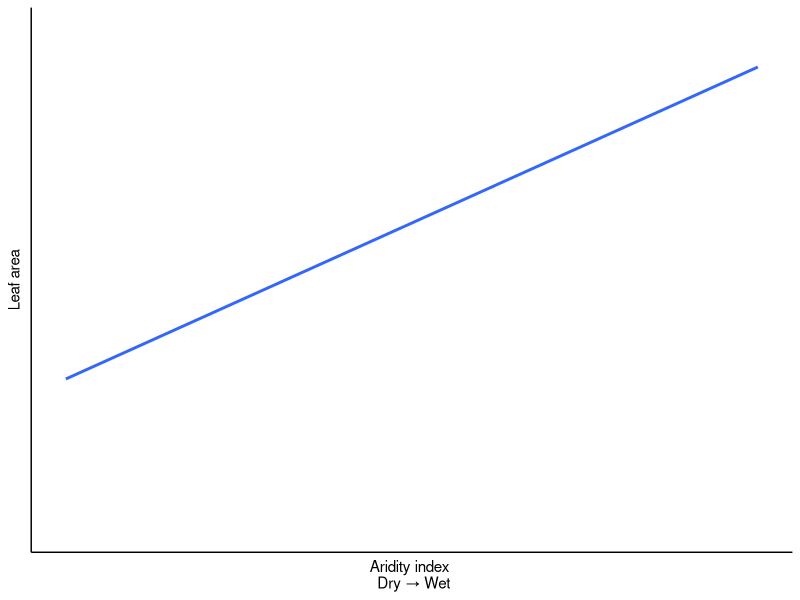
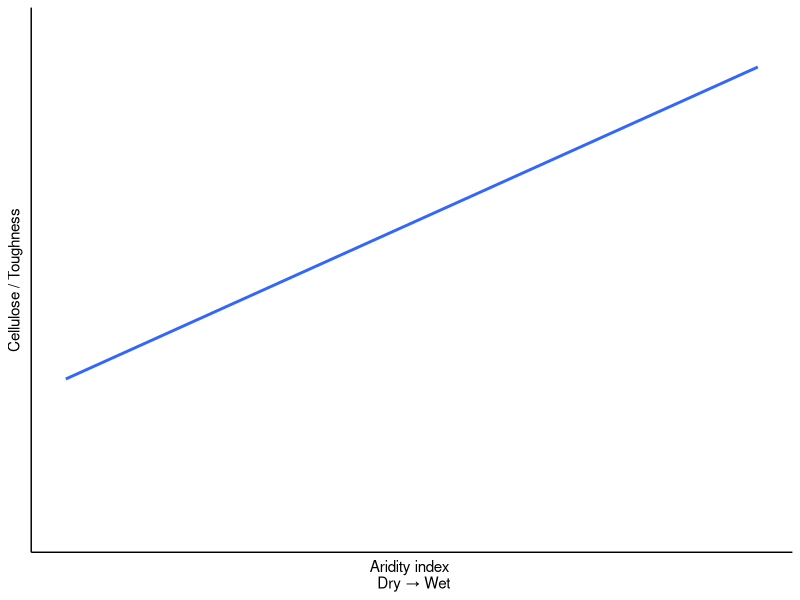
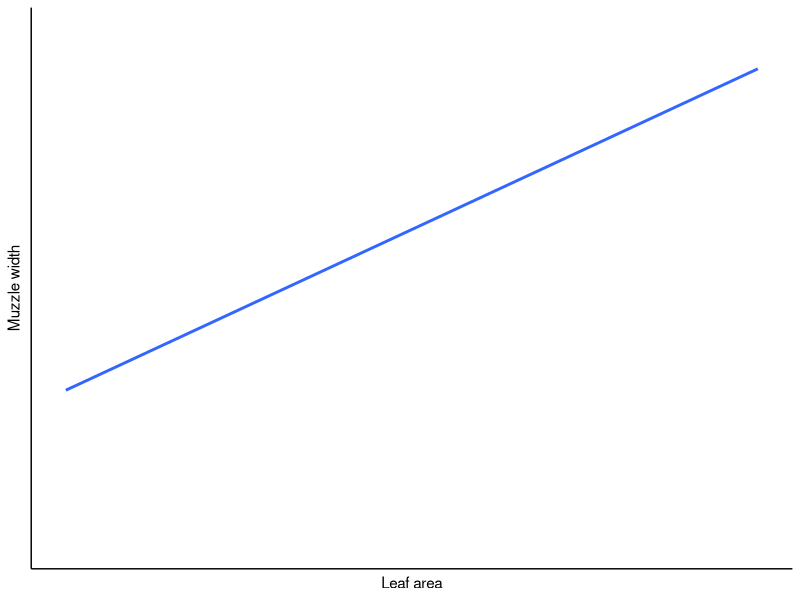
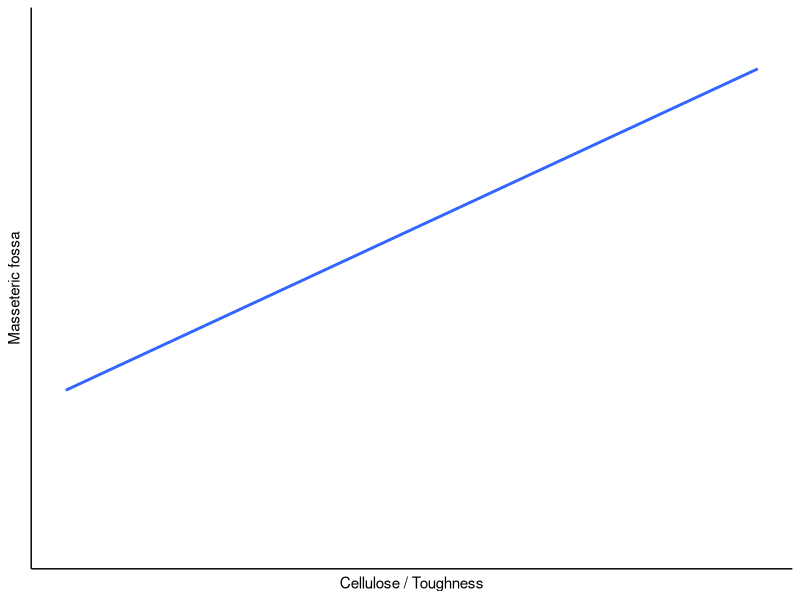
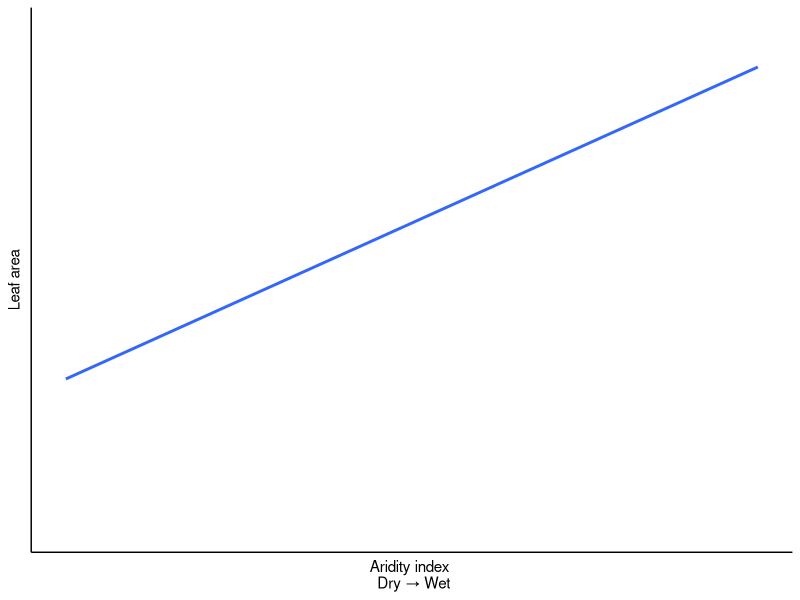
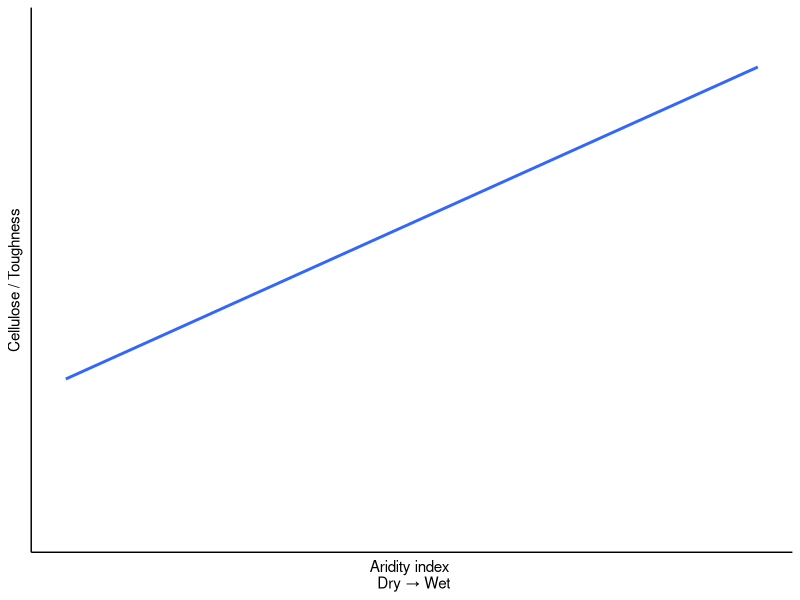
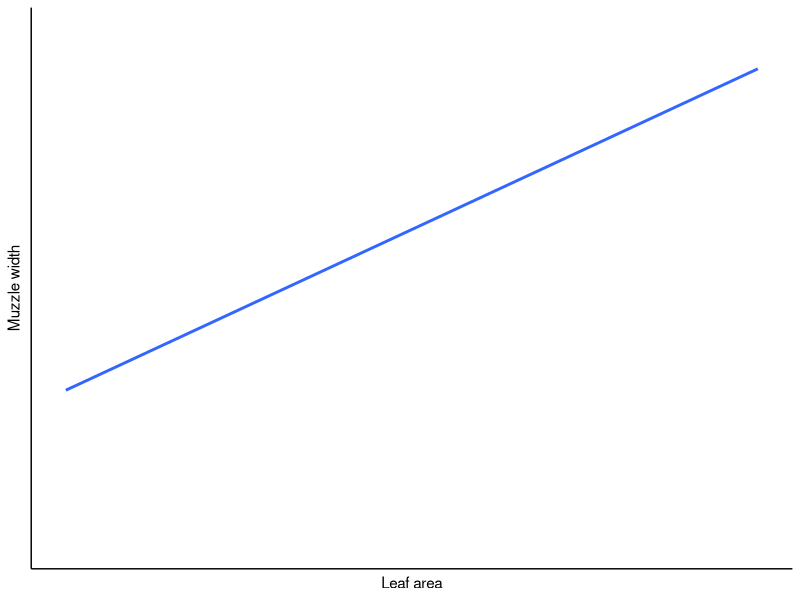
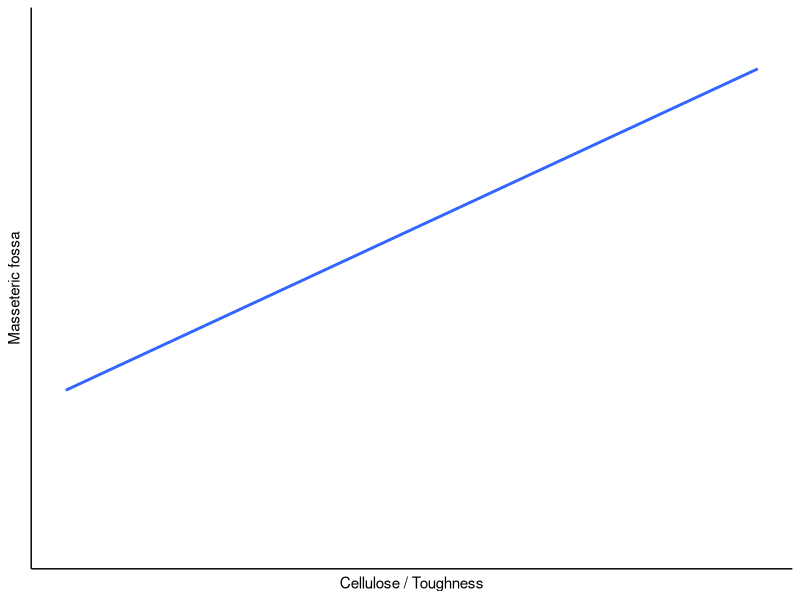

These figures' R source, in order:
library(ggplot2)
fake <- data.frame(x=1:10,y=seq(3,9.9,0.7))

ggplot(fake,aes(x=x,y=y))+geom_smooth(method="lm")+theme_classic()+xlab("Aridity index \n Dry → Wet")+ylab("Leaf area")+ylim(min=0,max=10)+theme(axis.text = element_blank(),axis.ticks = element_blank())
ggsave("Figures/Pred1.png",width=3,height=3,dpi=600,units="in")

ggplot(fake,aes(x=x,y=y))+geom_smooth(method="lm")+theme_classic()+xlab("Aridity index \n Dry → Wet")+ylab("Cellulose / Toughness")+ylim(min=0,max=10)+theme(axis.text = element_blank(),axis.ticks = element_blank())
ggsave("Figures/Pred2.png",width=3,height=3,dpi=600,units="in")

ggplot(fake,aes(x=x,y=y))+geom_smooth(method="lm")+theme_classic()+xlab("Leaf area")+ylab("Muzzle width")+ylim(min=0,max=10)+theme(axis.text = element_blank(),axis.ticks = element_blank())
ggsave("Figures/Pred3.png",width=3,height=3,dpi=600,units="in")

ggplot(fake,aes(x=x,y=y))+geom_smooth(method="lm")+theme_classic()+xlab("Cellulose / Toughness")+ylab("Masseteric fossa")+ylim(min=0,max=10)+theme(axis.text = element_blank(),axis.ticks = element_blank())
ggsave("Figures/Pred4.png",width=3,height=3,dpi=600,units="in")
